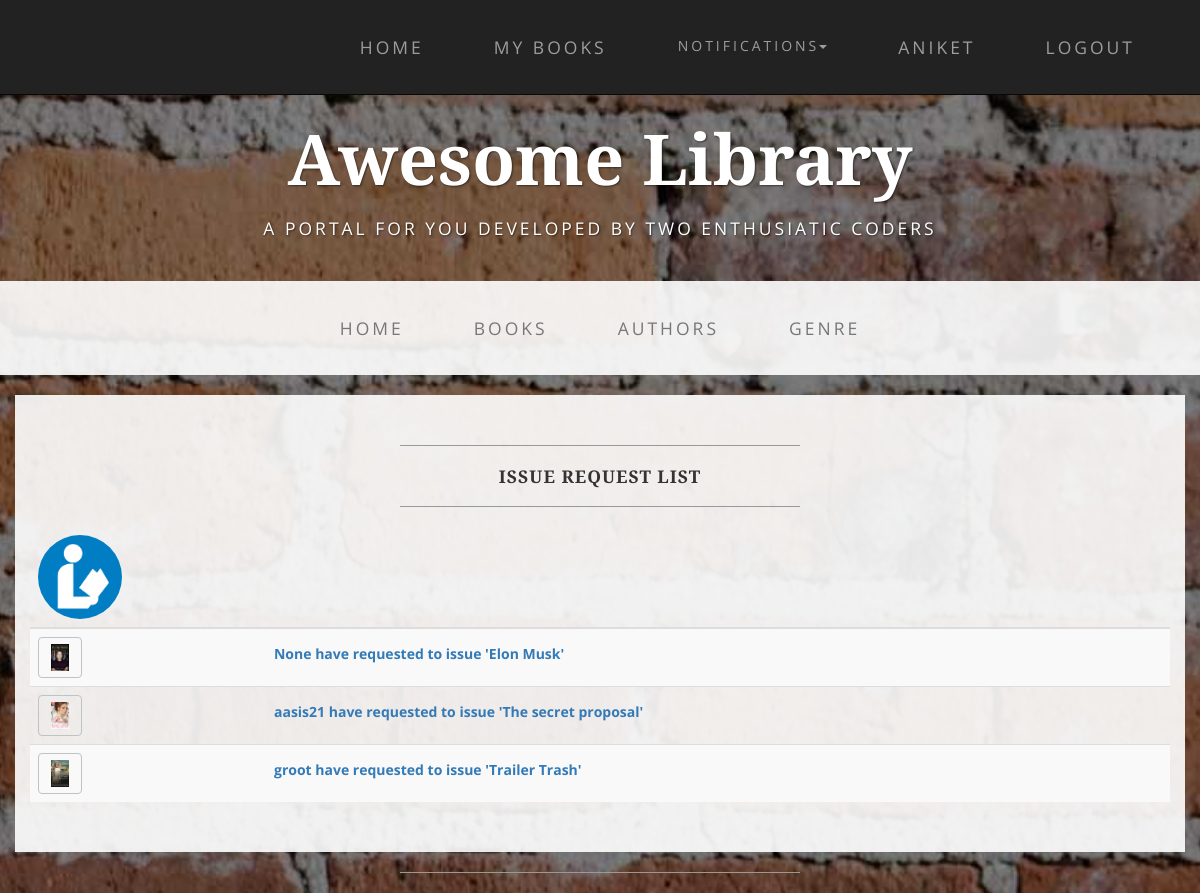
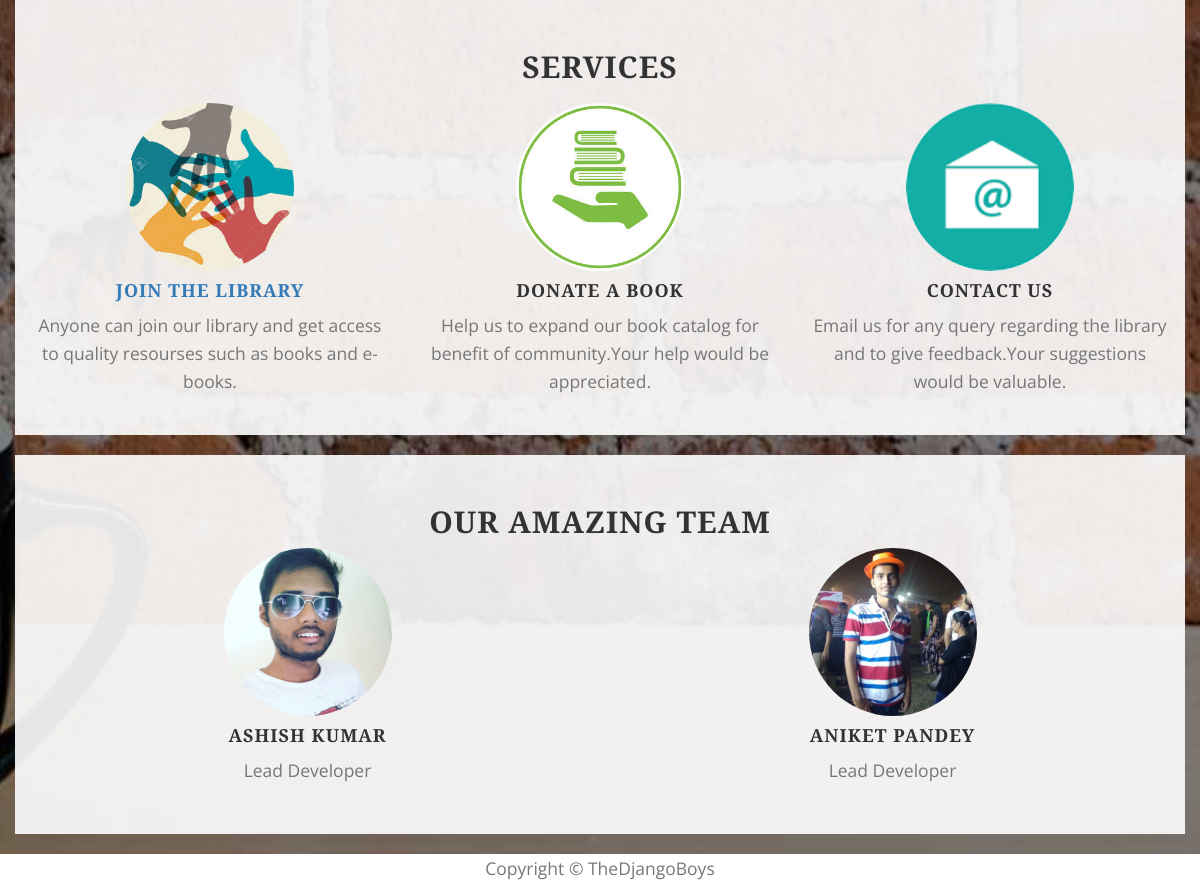
The app's page /lib/request_list/ (signed in) with its own data (2 pictures, top to bottom).
### mylib/models.py (models this page shows, shortened)
class IssueRequest(models.Model):
    user=models.ForeignKey(User,on_delete=models.SET_NULL,null=True,blank=True)
    book=models.ForeignKey(Book,on_delete=models.SET_NULL,null=True,blank=True)
    return_date=models.DateField(null=True, blank=True)
    ISSUE_STATUS = (
        ('r', 'Rejected'),
        ('a', 'Accepted'),
        ('n', 'None'),
    )
    status = models.CharField(max_length=1, choices=ISSUE_STATUS,default='n',null=True,blank=True)

class Book(models.Model):
    title = models.CharField(max_length=200)
    author = models.ForeignKey(Author, on_delete=models.SET_NULL, null=True)
    description = models.TextField(max_length=1000, null=True, blank=True)
    genre = models.ForeignKey(Genre, on_delete=models.SET_NULL, null=True)
    cover = models.ImageField(upload_to=user_directory_path, null=True, blank=True)
    no_instance = models.IntegerField(null=True, blank=True, default=0)
    def image_url(self):
        if self.cover and hasattr(self.cover,'url'):
            return self.cover.url
        else:
            return '/static/1.jpg'

### mylib/views.py (the view)
@permission_required('mylib.manage_books')
def request_list(request):
    request_list=IssueRequest.objects.filter(status__exact='n')
    return  render(request,'request_list.html',context={'list':request_list})

### mylib/global_context.py (called while the page is built)
def notice_context(request):
    if request.user.is_authenticated:
        que= Notification.objects.filter(user=request.user)
        re_note = que.values_list('notice', flat=True)
        note=re_note[::-1]
        if note:
            if len(note)>5:
                notice=note[:5]
            else:
                notice=note
        else:
            notice=['Request Book issue for notifications',]
    else:
        notice = ['Request Book issue for notifications',]
        note=['please login']
    return {'notice':notice,'note':note}

### mylib/templates/request_list.html (shortened to what this page needs)
{% extends "index.html" %}
{% load staticfiles %}
{% block content %}
<div class="container box">
    <div class="row">
        <div class="col-lg-12">
            <hr>
            <h2 class="intro-text text-center">
                <strong>Issue Request List</strong>
            </h2>
            <hr>
            <table class="table table-striped table-responsive">
                <thead class="thead-inverse">
                <tr>
                    <th><img src="{% static 'mylib/img/team/lib.jpg' %}" class="img-responsive img-circle center-block" alt="" align="middle" style="width:6em;height:6em;float:left"></th>
                    <th class="text-center"></th>
                </tr>
                </thead>
                <tbody>
                {% if list %}
                {% for item in list %}
                <tr>
                    <th scope="row"><a class="btn btn-custom"><img src="{{ item.book.image_url }}"  class="img-responsive" alt="" style="width:1em;height:1.5em;float:left"></a></th>
                    <td><a class="btn" href="{% url 'confirm_issue' item.id %}"><b>{{item.user}} have requested to issue '{{item.book.title}}'</b></a></td>
                </tr>
                {% endfor %}
                {% else  %}
                <tr>
                    <th scope="row"> <p>There is no pending request</p></th>
                </tr>
                {% endif %}
                </tbody>
            </table>
        </div>
    </div>
</div>
{% endblock content %}

### mylib/templates/index.html (shortened to what this page needs)
<!DOCTYPE html>
<html lang="en">
{% load staticfiles %}
<head>
    <link href="{% static 'mylib/css/bootstrap.min.css' %}" rel="stylesheet">
    <link href="{% static 'mylib/css/business-casual.css' %}" rel="stylesheet">
</head>
<body>
    <nav id="mainNav" class="navbar navbar-inverse navbar-custom navbar-fixed-top">
        <div class="container">
            <div class="collapse navbar-collapse" id="bs-example-navbar-collapse-1">
                 <ul class="nav navbar-nav navbar-right">
                    <li>
                        <a href="{% url 'index' %}">Home</a>
                    </li>
                    {% if user.is_authenticated %}
                    <li><a href="{% url 'my_books' %}">My Books</a></li>
                     <li class="dropdown">
                         <a class="btn btn-link dropdown-toggle" data-toggle="dropdown"type="button">Notifications<span class="caret"></span></a>
                     </li>
                    {% endif %}
                    {% if user.is_authenticated %}
                    <li><a href="#">{{user.get_username}}</a></li>
                    <li><a href="{% url 'logout' %}?next={{request.path}}">Logout</a></li>
                    {% else %}
                    <li><a href="{% url 'login' %}?next={{request.path}}">Login</a></li>
                     <li><a href="{% url 'sign_in' %}?next={{request.path}}">Sign-in</a></li>
                    {% endif %}
                </ul>
            </div>
        </div>
    </nav>
    <div class="brand main">Awesome Library</div>
    <div class="address-bar">A PORTAL FOR YOU DEVELOPED BY TWO ENTHUSIATIC CODERS</div>
    <nav class="navbar navbar-default" role="navigation">
        <div class="container">
            <div class="collapse navbar-collapse" id="bs-example-navbar-collapse-1">
                <ul class="nav navbar-nav">
                    <li>
                        <a href="{% url 'index' %}">Home</a>
                    </li>
                    <li>
                        <a href="{% url 'books' %}">Books</a>
                    </li>
                    <li>
                        <a href="{% url 'authors' %}">Authors</a>
                    </li>
                    <li>
                        <a href="{% url 'genre' %}">Genre</a>
                    </li>
                </ul>
            </div>
        </div>
    </nav>
    {% block content  %}{% endblock %}
    <hr>
    <section id="services">
        <div class="container box ">
            <div class="row ">
                <div class="col-lg-12 text-center">
                    <h2 class="section-heading">Services</h2>
                </div>
            </div>
            <div class="row text-center">
                <div class="col-md-4">
                    <span>
                        <img src={% static "mylib/img/service/1.jpg" %}   class="img-responsive img-circle center-block" style="width:12em;height:12em" alt="" align="middle">
                    </span>
                    <h4 class="service-heading"><a href="{% url 'sign_in' %}">Join The Library</a></h4>
                    <p class="text-muted">Anyone can join our library and get access to quality resourses such as books and e-books.</p>
                </div>
                <div class="col-md-4">
                    <span>
                        <img src={% static "mylib/img/service/2.jpg" %}   class="img-responsive img-circle center-block" style="width:12em;height:12em" alt="" align="middle">
                    </span>
                    <h4 class="service-heading">Donate a Book</h4>
                    <p class="text-muted">Help us to expand our book catalog for benefit of community.Your help would be appreciated. </p>
                </div>
                <div class="col-md-4">
                    <span>
                        <img src={% static "mylib/img/service/3.png" %}   class="img-responsive img-circle  center-block" style="width:12em;height:12em" alt="" align="middle">
                    </span>
                    <h4 class="service-heading">Contact Us</h4>
                    <p class="text-muted">Email us for any query regarding the library and to give feedback.Your suggestions would be valuable.</p>
                </div>
            </div>
        </div>
        </section>
    <section id="team" class="bg-light-gray">
        <div class="container box">
            <div class="row">
                <div class="col-lg-12 text-center">
                    <h2 class="section-heading">Our Amazing Team</h2>
                </div>
            </div>
            <div class="row">
                <div class="col-sm-6">
                    <div class="team-member text-center">
                        <img src={% static "mylib/img/team/1.jpg" %}   class="img-responsive img-circle center-block" style="width:12em;height:12em" alt="" align="middle">
                        <h4>Ashish Kumar</h4>
                        <p class="text-muted">Lead Developer</p>
                    </div>
                </div>
                <div class="col-sm-6 text-center">
                    <div class="team-member">
                        <img src="{% static "mylib/img/team/2.jpg" %}" class="img-responsive img-circle center-block"  style="width:12em;height:12em" alt="">
                        <h4>Aniket Pandey</h4>
                        <p class="text-muted">Lead Developer</p>
                    </div>
                </div>
            </div>
            <div class="row">
                <div class="col-lg-8 col-lg-offset-2 text-center">
                </div>
            </div>
        </div>
    </section>
    <div class="col-lg-12 text-center " style="background:white;height:40px">
        <p class="text-muted">Copyright &copy; TheDjangoBoys</p>
    </div>
</body>
</html>

### mylib/templates/index.html (style rules this page uses)
#mainNav { background-color:light; }
.main { margin-top:80px; }

### records on screen
IssueRequest: book.image_url (picture), user "None", book "Elon Musk"
IssueRequest: book.image_url (picture), user "aasis21", book "The secret proposal"
IssueRequest: book.image_url (picture), user "groot", book "Trailer Trash"

### other values on screen
{{ user.get_username }} "ANIKET"
